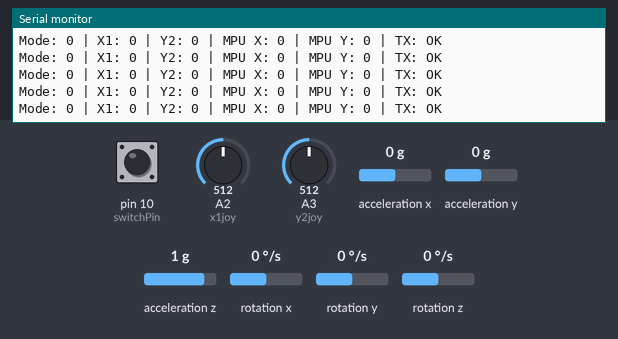
Bench run of a sketch on a simulated Arduino Uno, built with avr-gcc and run on an emulated ATmega328P. On the bench: the last lines printed to the serial monitor. The inputs (shaded band) are chosen by the test bench; at power-on: pin 10 (switchPin) HIGH, A2 (x1joy) = 512, A3 (y2joy) = 512, acceleration x 0 g, acceleration y 0 g, acceleration z 1 g, rotation x 0 °/s, rotation y 0 °/s, rotation z 0 °/s. No radio packets arrive unless stated.

Above: at 1.2 s.
1.3 s: pin 10 (switchPin) pulled LOW for 0.15 s
At 2.1 s:
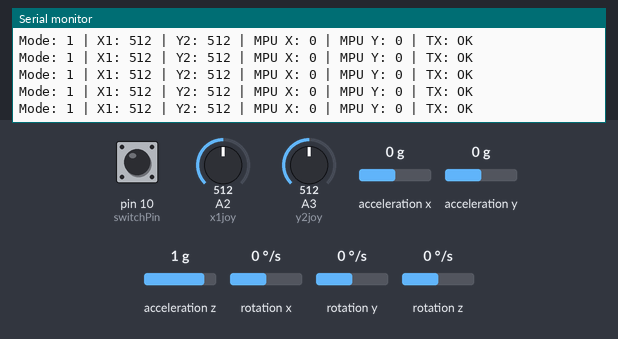
2.9 s: A2 (x1joy) set to 716
At 3.4 s:
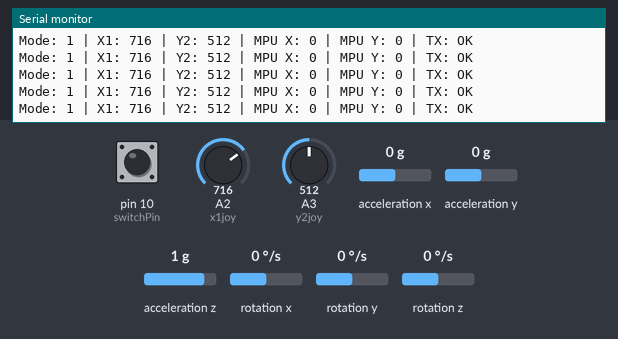
4.4 s: A3 (y2joy) set to 716
At 4.9 s:
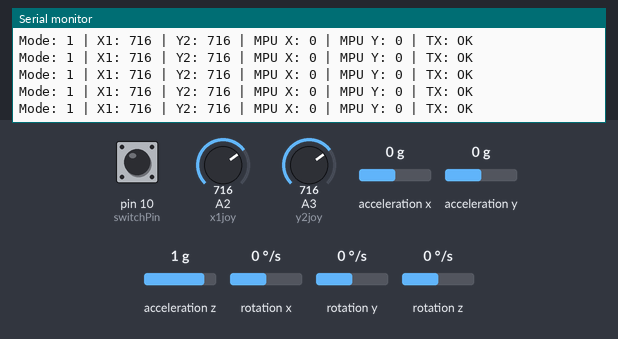
5.9 s: pin 10 (switchPin) pulled LOW for 1 s
At 6.9 s:
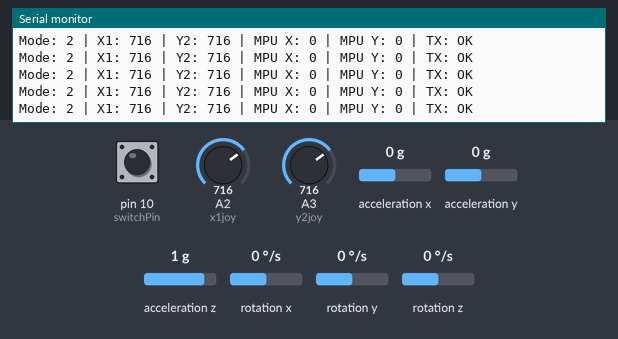
8.4 s: A2 (x1joy) set to 900
At 8.9 s:
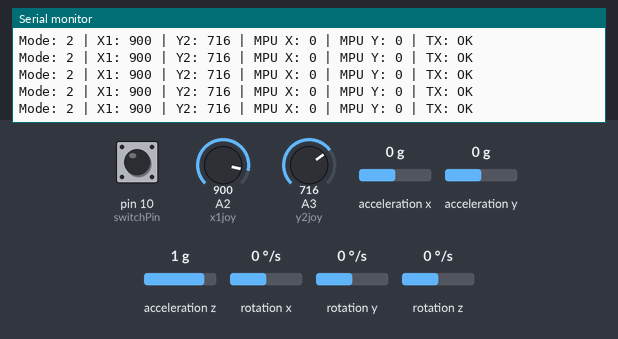
9.9 s: A3 (y2joy) set to 1023
At 10.4 s:
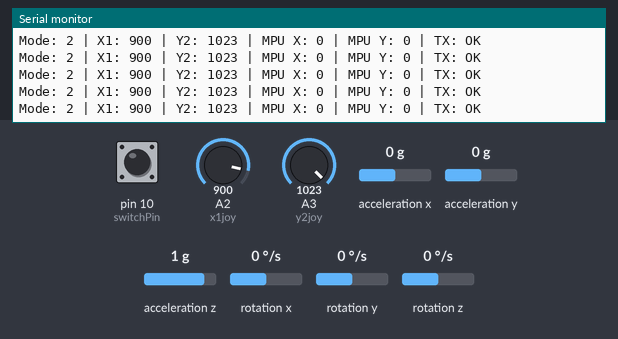
Timing chart, 0 to 12.9 s (numbered marks = the images above; inputs shaded):
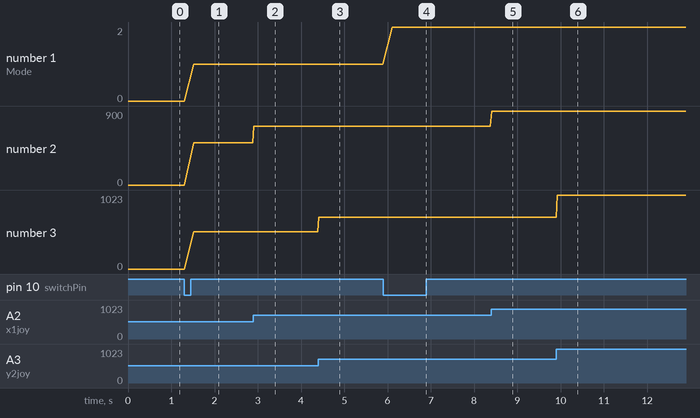

The sketch:

CAR_transmitter.ino
```cpp
#include <SPI.h>
#include <RF24.h>
#include <nRF24L01.h>
#include <Wire.h>
#include <MPU6050.h>

RF24 radio(7, 8);
const byte address[] = "node1";

MPU6050 mpu;

const int switchPin = 10;
int switchState;
int lastState = HIGH;
int mode = 0;

const int x1joy = A2;
const int y1joy = A1;
const int x2joy = A0;
const int y2joy = A3;


struct Data {
  int joyvalx1;
  int joyvaly2;
  int mpuX;
  int mpuY;
  int mode;
};

Data data;

void setup() {

  pinMode(switchPin, INPUT_PULLUP);

  Serial.begin(115200);

  radio.begin();
  radio.openWritingPipe(address);
  radio.setPALevel(RF24_PA_MAX);
  radio.stopListening();

  Wire.begin();
  mpu.initialize();

  Serial.println("MPU6050 initialized");
}

void loop() {


  switchState = digitalRead(switchPin);


  if (switchState == LOW && lastState == HIGH) {

    mode++;

    if (mode > 3) {
      mode = 1;
    }

    Serial.print("Mode = ");
    Serial.println(mode);

    delay(200);
  }

  lastState = switchState;


  if (mode == 2) {

    int16_t ax, ay, az;
    int16_t gx, gy, gz;

    mpu.getMotion6(&ax, &ay, &az, &gx, &gy, &gz);

    data.mpuX = ax;
    data.mpuY = ay;

    data.joyvalx1 = analogRead(x1joy);

    data.joyvaly2 = analogRead(y2joy);

    data.mode = 2;
  }


  else if (mode == 1) {

    data.joyvalx1 = analogRead(x1joy);
    data.joyvaly2 = analogRead(y2joy);

    data.mpuX = 0;
    data.mpuY = 0;

    data.mode = 1;
  }

  else if (mode == 3) {

    int16_t ax, ay, az;
    int16_t gx, gy, gz;

    mpu.getMotion6(&ax, &ay, &az, &gx, &gy, &gz);

    data.mpuX = ax;
    data.mpuY = ay;

    data.joyvalx1 = 0;
    data.joyvaly2 = 0;

    data.mode = 3;
  }

  bool success = radio.write(&data, sizeof(data));


  Serial.print("Mode: ");
  Serial.print(data.mode);

  Serial.print(" | X1: ");
  Serial.print(data.joyvalx1);

  Serial.print(" | Y2: ");
  Serial.print(data.joyvaly2);

  Serial.print(" | MPU X: ");
  Serial.print(data.mpuX);

  Serial.print(" | MPU Y: ");
  Serial.print(data.mpuY);

  Serial.print(" | TX: ");
  Serial.println(success ? "OK" : "FAIL");

  delay(20);
}
```

Measured:
- after the input at 1.3 s, the serial monitor: prints a new line at once (image 1)
- after the input at 2.9 s, the serial monitor: prints a new line at once (image 2)
- after the input at 4.4 s, the serial monitor: prints a new line at once (image 3)
- after the input at 5.9 s, the serial monitor: prints a new line at once (image 4)
- after the input at 8.4 s, the serial monitor: prints a new line at once (image 5)
- after the input at 9.9 s, the serial monitor: prints a new line at once (image 6)
- plotted number 2: 0 → 512 after the input at 1.3 s, 512 → 716 after the input at 2.9 s, 716 → 900 after the input at 8.4 s
- plotted number 3: 0 → 512 after the input at 1.3 s, 716 → 1023 after the input at 9.9 s
